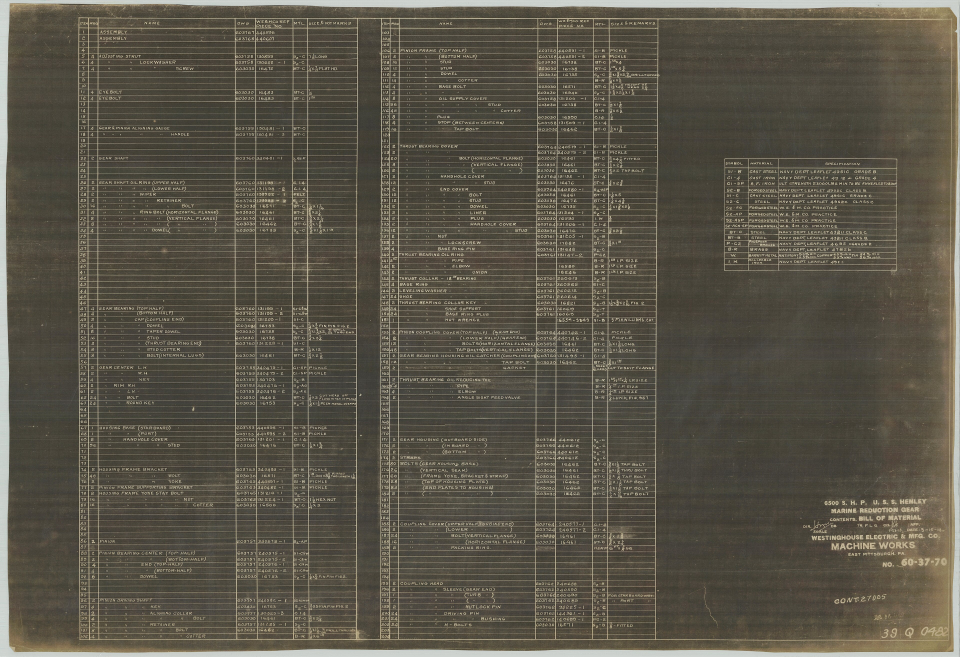
#> input picture sample-data/bill-of-materials/sample-bom-01-uss-henley-marine-gear.jpg, 3840 x 2625 px (shown at 1/4 size)
$ python -i image_cv.py   (imports and definitions only)
#> lines starting #> are read from the running program, lines starting #| are printed output that depends on the picture
"""PIL + OpenCV geometry provider [§9, BLK-007].

Implements geometry tools: crop, rotate, deskew, auto_orient, resize,
denoise, threshold. Follows the geometry-tool split (§2.3):
- deskew / auto_orient: auto-estimate angles (Hough/minAreaRect)
- rotate: takes explicit agent-supplied angle (deliberate only)

All functions return ToolResult with processed image handle (path).
No new dependencies beyond PIL + OpenCV (already in requirements.txt).
"""

from __future__ import annotations

import logging
import os
import tempfile
from typing import Any

import cv2
import numpy as np
from PIL import Image

from src.tools.base import ToolResult

logger = logging.getLogger(__name__)


# [6 lines left out: function _save_image, not called in this run]


def _load_image(image_path: str) -> np.ndarray:
    """Load an image as a numpy array (BGR format for OpenCV)."""
    img = cv2.imread(image_path)
#> img is the input picture: shape (2625, 3840, 3); mean B, G, R 72.2, 84.8, 89.7
    if img is None:
        raise FileNotFoundError(f"Cannot load image: {image_path}")
    return img


# [42 lines left out: functions crop, rotate, not called in this run]


def deskew(image_path: str, **kwargs: Any) -> ToolResult:
    """Auto-deskew an image by estimating the skew angle [§2.3].

    Uses Hough transform on edge-detected text to estimate the skew angle,
    then rotates to correct it. The agent passes no angle — the tool
    estimates it.

    Args:
        image_path: Path to the source image.

    Returns:
        ToolResult with data=path to deskewed image.
    """
    try:
        img = _load_image(image_path)
        gray = cv2.cvtColor(img, cv2.COLOR_BGR2GRAY)
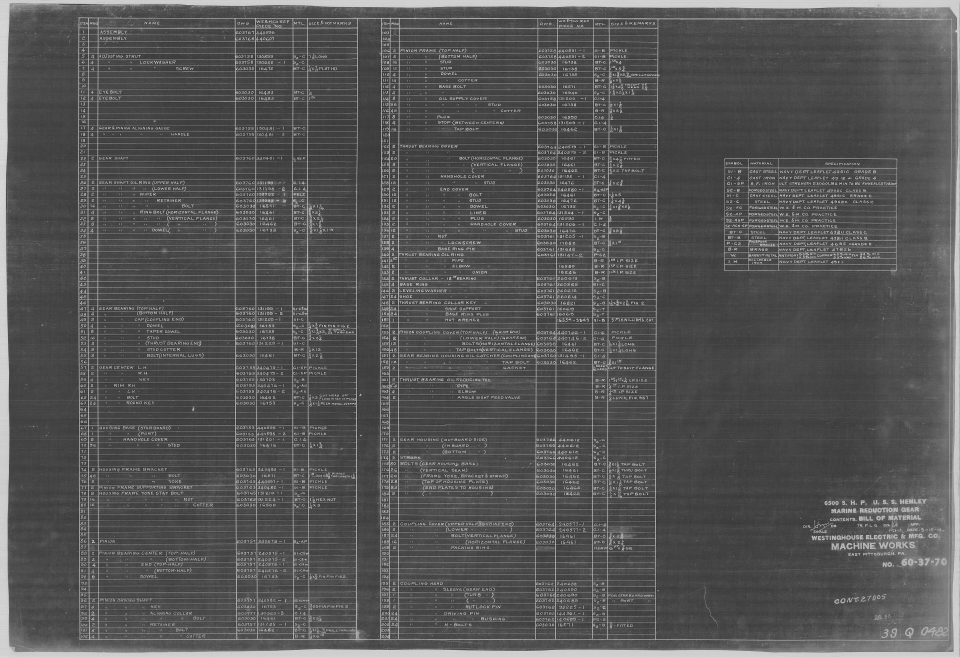
#> gray: shape (2625, 3840) (shown at 1/4 size); min 1, max 254, mean 84.8
        edges = cv2.Canny(gray, 50, 150, apertureSize=3)
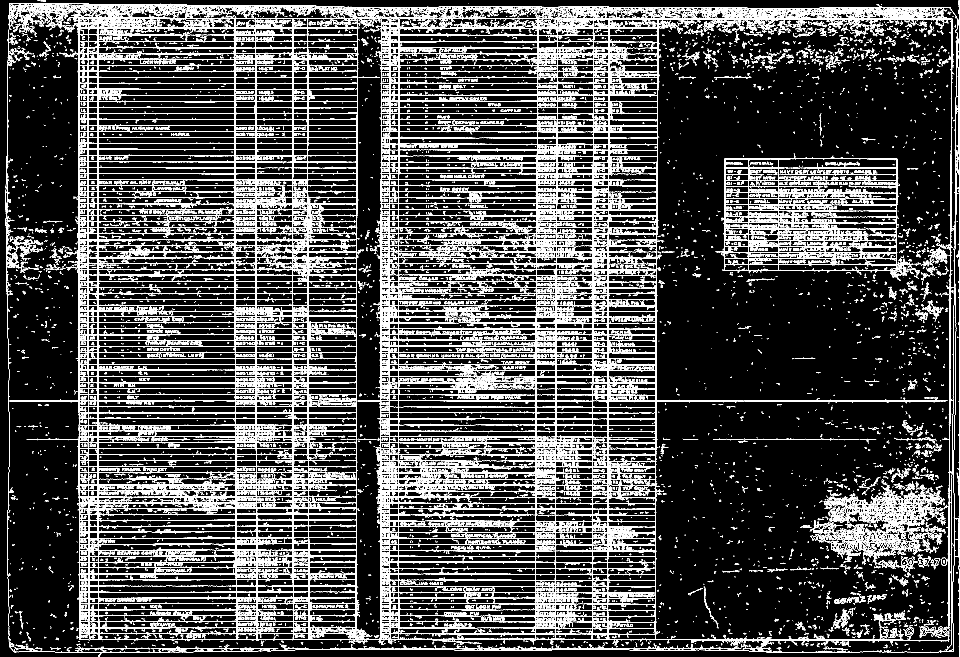
#> edges: shape (2625, 3840) (shown at 1/4 size); 11.1% white in thin lines or dots
        lines = cv2.HoughLinesP(
            edges, 1, np.pi / 180, threshold=100, minLineLength=img.shape[1] // 5, maxLineGap=20
        )
#> lines = 177 rows, first 6: [395, 111, 1466, 111], [1321, 2594, 3083, 2594], [2622, 1604, 3839, 1604], [35, 1602, 1297, 1602], [1524, 381, 2631, 381], [1509, 886, 2365, 886]

        if lines is None:
            return ToolResult(ok=True, data=image_path, tool="deskew")

        angles = []
        for line in lines:
            x1, y1, x2, y2 = line[0]
            if x2 != x1:
                angle = np.degrees(np.arctan2(y2 - y1, x2 - x1))
                if abs(angle) < 45:
                    angles.append(angle)
#> this loop made 177 passes
#> (x1, y1, x2, y2) on passes 1 to 12: (395, 111, 1466, 111), (1321, 2594, 3083, 2594), (2622, 1604, 3839, 1604), (35, 1602, 1297, 1602), (1524, 381, 2631, 381), (1509, 886, 2365, 886), (1523, 454, 2631, 454), (305, 884, 1427, 884), (3839, 1949, 3839, 511), (311, 935, 1427, 935), (311, 933, 1427, 933), (657, 74, 1850, 74)
#> after the loop, angles = 142 values from 0 to 0

        if not angles:
            return ToolResult(ok=True, data=image_path, tool="deskew")

        median_angle = np.median(angles)
#> median_angle = 0
        if abs(median_angle) < 0.1:
            return ToolResult(ok=True, data=image_path, tool="deskew")

        h, w = img.shape[:2]
        center = (w // 2, h // 2)
        matrix = cv2.getRotationMatrix2D(center, median_angle, 1.0)
        deskewed = cv2.warpAffine(img, matrix, (w, h))
        path = _save_image(deskewed, "deskew")
        return ToolResult(ok=True, data=path, tool="deskew")
    except Exception as e:
        return ToolResult(ok=False, error=f"Deskew failed: {e}", tool="deskew")


# [99 lines left out: functions auto_orient, resize, denoise, threshold, not called in this run]

>>> result = deskew('../../sample-data/bill-of-materials/sample-bom-01-uss-henley-marine-gear.jpg')
